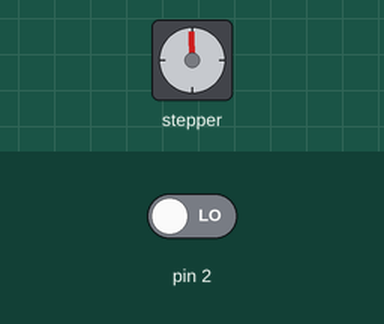
This sketch was run on a simulated Arduino Uno, built with avr-gcc and run on an emulated ATmega328P. Shown: stepper motor. Wiring (inferred from the names in the program): stepper motor driver (200 steps per turn assumed): step pin 6; direction pin 4; enable pin 7. The test bench sets the inputs (shaded band); at power-on: pin 2 LOW. What the sketch prints to the serial monitor is not drawn.

Above: at 1.2 s.
1.3 s: pin 2 driven HIGH
Timing chart, 0 to 4.3 s (numbered marks = the images above; inputs shaded):
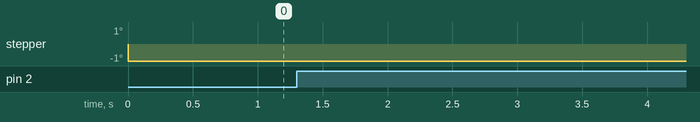

Measured:
- after the input at 1.3 s, every drawn part: stays the same

The sketch:

StepperAnalogCounter.ino
```cpp
bool SERVODIR = false;
const int stepPin = 6;
const int dirPin = 4;
const int enPin = 7;

int count = 0;


void setup() {
  // put your setup code here, to run once:

    Serial.begin(115200);
    while (!Serial) ; // wait for serial port to connect. Needed for native USB
    Serial.println("start");


  pinMode(stepPin, OUTPUT);
  pinMode(dirPin, OUTPUT);

  pinMode(enPin, OUTPUT);
  digitalWrite(enPin, LOW);


//
digitalWrite(dirPin,SERVODIR); // Enables the motor to move in a particular direction
//  // Makes 400 pulses for making one full cycle rotation
analogWrite(stepPin,127);


attachInterrupt(digitalPinToInterrupt(2), isrCount, RISING);


}

void loop() {
  // put your main code here, to run repeatedly:


//digitalWrite(dirPin,SERVODIR); // Enables the motor to move in a particular direction
//  // Makes 400 pulses for making one full cycle rotation
//


//for (int x = 0; x < 800; x++){
//digitalWrite(stepPin,HIGH);
//delay(2);
//digitalWrite(stepPin,LOW);
//delay(2);
//}

//for( int x = 0; x <4000; x++){
//digitalWrite(stepPin,LOW);
//digitalWrite(stepPin,HIGH);
//delay(1);
//}


 if (count>=8000){
  analogWrite(stepPin,0);
//  digitalWrite(stepPin, HIGH);
  digitalWrite(enPin, HIGH);
  }


}


void isrCount()
{
  count++;
  Serial.println(count);
}
```
